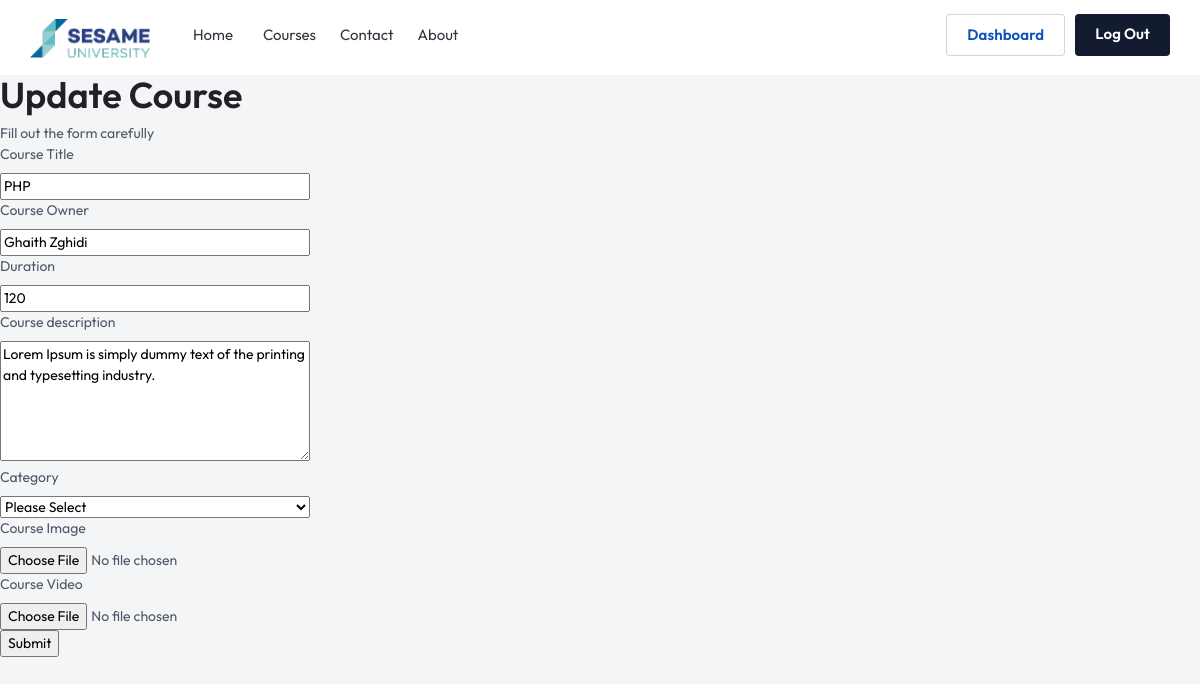
Screenshot of /LMS/patch-course.php?id=19 (signed in) with the database file from the repository.
### tables this page shows
CREATE TABLE `courses` (
  `course_id` int(11) NOT NULL,
  `course_title` varchar(255) DEFAULT NULL,
  `course_owner` varchar(255) DEFAULT NULL,
  `course_duration` varchar(255) DEFAULT NULL,
  `course_category` varchar(255) DEFAULT NULL,
  `course_description` varchar(255) DEFAULT NULL,
  `image` longtext NOT NULL,
  `video` longtext DEFAULT NULL
);

### backend/courseController/getCourse.php (called while the page is built)
<?php
$id = $_GET['id'];
$query = $conn->query("SELECT * FROM courses WHERE course_id LIKE '$id'");
$result = $query->fetch();
?>

### LMS/patch-course.php (the view, shortened to what this page needs)
<?php
require_once '../backend/config.php';
require_once '../backend/courseController/getCourse.php';
?>
<!DOCTYPE HTML PUBLIC "-//W3C//DTD HTML 4.01//EN" "http://www.w3.org/TR/html4/strict.dtd">
<html class="supernova"><head>
  <link type="text/css" rel="stylesheet"
    href="https://cdn01.jotfor.ms/themes/CSS/5e6b428acc8c4e222d1beb91.css?themeRevisionID=5f30e2a790832f3e96009402" />
  <link type="text/css" rel="stylesheet"
    href="https://cdn02.jotfor.ms/css/styles/payment/payment_styles.css?3.3.31739" />
  <link type="text/css" rel="stylesheet"
    href="https://cdn03.jotfor.ms/css/styles/payment/payment_feature.css?3.3.31739" />
  <link href="assets/css/styles.css" rel="stylesheet">
  <link href="assets/css/colors.css" rel="stylesheet">
</head>
<body style="background-color: #f4f5f7;">
  <div id="main-wrapper">
    <div class="header header-light">
      <div class="container">
        <nav id="navigation" class="navigation navigation-landscape">
          <div class="nav-header">
            <a class="nav-brand" href="#">
              <img src="assets/img/logo-header.png" class="logo" alt="" />
            </a>
          </div>
          <div class="nav-menus-wrapper" style="transition-property: none;">
            <ul class="nav-menu">
              <li><a href="index.php">Home<span class="submenu-indicator"></span></a></li>
              <li><a href="full-width-course.php">Courses</a></li>
              <li><a href="contact.php">Contact</a></li>
              <li><a href="about-us.php">About</a></li>
            </ul>
            <ul class="nav-menu nav-menu-social align-to-right">
              <li class="login_click light active">
                <a href="dashboard.php">Dashboard</a>
              </li>
              <li class="login_click theme-bg">
                <a href="../backend/userController/logoutUser.php">Log Out</a>
              </li>
            </ul>
          </div>
        </nav>
      </div>
    </div>
<?php
echo '<form class="jotform-form" action="../backend/courseController/updateCourse.php?id='.$_GET['id'].'" method="post" enctype="multipart/form-data" name="form_220715805341550" id="220715805341550" accept-charset="utf-8" autocomplete="on">';
?>
  <div role="main" class="form-all">
    <ul class="form-section page-section">
      <li id="cid_1" class="form-input-wide" data-type="control_head">
        <div class="form-header-group  header-large">
          <div class="header-text httal htvam">
            <h1 id="header_1" class="form-header" data-component="header">
              Update course
            </h1>
            <div id="subHeader_1" class="form-subHeader">
              Fill out the form carefully
            </div>
          </div>
        </div>
      </li>
      <li class="form-line" data-type="control_textbox" id="id_5">
        <label class="form-label form-label-top form-label-auto" id="label_5" for="input_5"> Course Title </label>
        <div id="cid_5" class="form-input-wide" data-layout="half">
        <?php
        echo'<input type="text" value="'.$result['course_title'].'" id="input_5" name="title" data-type="input-textbox" class="form-textbox" data-defaultvalue="" style="width:310px" size="310" value="" placeholder=" " data-component="textbox" aria-labelledby="label_5" />';
        ?>
        </div>
      </li>
      <li class="form-line" data-type="control_textbox" id="id_10">
        <label class="form-label form-label-top form-label-auto" id="label_10" for="input_10"> Course Owner </label>
        <div id="cid_10" class="form-input-wide" data-layout="half">
        <?php
        echo'<input type="text" value="'.$result['course_owner'].'" id="input_10" name="owner" data-type="input-textbox" class="form-textbox" data-defaultvalue="" style="width:310px" size="310" value="" data-component="textbox" aria-labelledby="label_10" />';
        ?>
        </div>
      </li>
      <li class="form-line" data-type="control_number" id="id_11">
        <label class="form-label form-label-top form-label-auto" id="label_11" for="input_11"> Duration </label>
        <div id="cid_11" class="form-input-wide" data-layout="half">
        <?php
        echo'<input type="number" value="'.$result['course_duration'].'" id="input_11" name="duration" data-type="input-number" class=" form-number-input form-textbox" data-defaultvalue="" style="width:310px" size="310" value="" placeholder="ex: 23" data-component="number" aria-labelledby="label_11" step="any" />';
        ?>
        </div>
      </li>
      <li class="form-line" data-type="control_textbox" id="id_10">
        <label class="form-label form-label-top form-label-auto" id="label_10" for="input_10"> Course description </label>
        <div id="cid_10" class="form-input-wide" data-layout="half">
          <textarea id="input_10" name="desc" data-type="input-textbox" class="form-textbox" data-defaultvalue="" style="width:310px;height:120px" size="310" value="" data-component="textbox" aria-labelledby="label_10" ><?php echo $result['course_description']; ?></textarea>
        </div>
      </li>
      <li class="form-line" data-type="control_dropdown" id="id_7">
        <label class="form-label form-label-top form-label-auto" id="label_7" for="input_7"> Category </label>
        <div id="cid_7" class="form-input-wide" data-layout="half">
          <select class="form-dropdown" id="input_7" name="category" style="width:310px" data-component="dropdown">
            <option value=""> Please Select </option>
          </select>
        </div>
      </li>
      <li>
        <label class="form-label form-label-top form-label-auto" id="label_7" for="input_7"> Course Image </label>
        <div id="cid_10" class="form-input-wide" data-layout="half">
          <input type="file" name="image" class="form-textbox" data-defaultvalue="" style="width:310px" size="310">
        </div>
      </li>
      <li>
        <label class="form-label form-label-top form-label-auto" id="label_7" for="input_7"> Course Video </label>
        <div id="cid_10" class="form-input-wide" data-layout="half">
          <input type="file" name="video" class="form-textbox" data-defaultvalue="" style="width:310px" size="310">
        </div>
      </li>
      <li class="form-line" data-type="control_button" id="id_15">
        <div id="cid_15" class="form-input-wide" data-layout="full">
          <div data-align="auto" class="form-buttons-wrapper form-buttons-auto   jsTest-button-wrapperField">
            <button id="input_15" type="submit" class="form-submit-button submit-button jf-form-buttons jsTest-submitField" data-component="button" data-content="">
              Submit
            </button>
          </div>
        </div>
      </li>
    </ul>
  </div>
</form>
</body>
</html>

### LMS/patch-course.php (style rules this page uses)
.form-all:before { background: none; }

### rows the page displays
courses: title "PHP", owner "Ghaith Zghidi", duration "120", desc "Lorem Ipsum is simply dummy text of the printing and typesetting industry."
